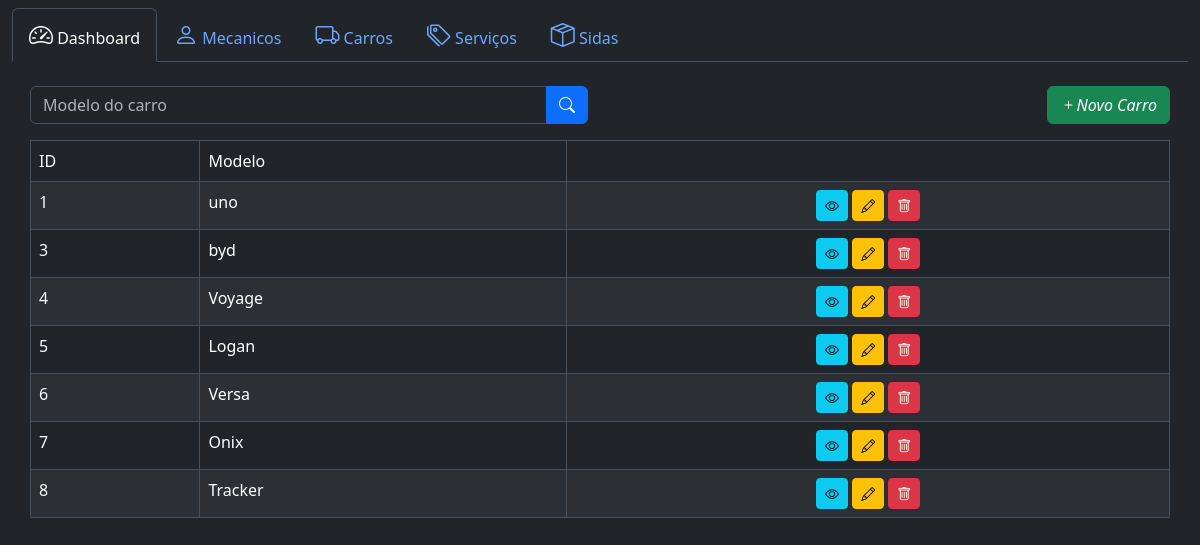
Page /car/list on the earlier database version.
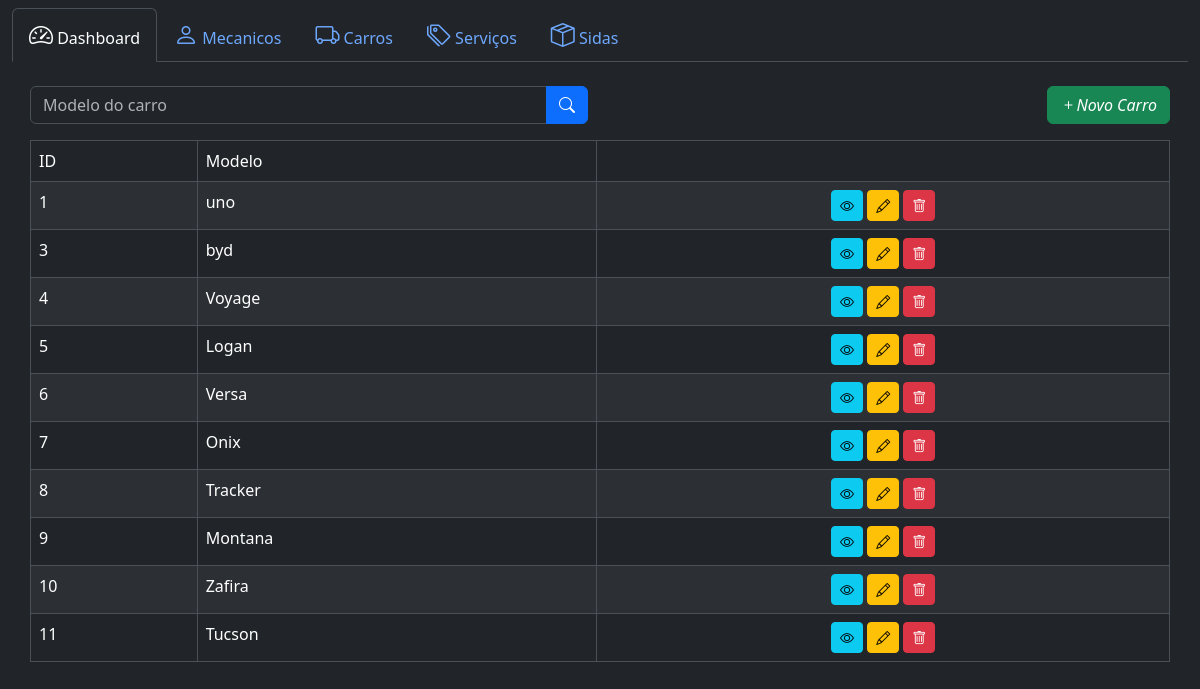
Same page on the later database version.
### oficina/models.py (models this page shows, shortened)
class Car(models.Model):
    car_model = models.CharField(max_length=255, null=False, blank=False)

### oficina/views.py (the view)
class CarListView(ListView):
    model = Car
    context_object_name = 'cars'
    template_name = 'components/car/list_car.html'
    def get_queryset(self):
        name = self.request.GET.get('car_model')
        queryset = super().get_queryset()
        if name:
            queryset = Car.objects.filter(car_model__icontains=name)
        return queryset

### oficina/templates/components/car/list_car.html (shortened to what this page needs)
{% extends "base.html" %}
{% block content %}
    <div class="row mb-3">
        <div class="col-md-8 col-lg-6">
            <form action="" method="get">
                <div class="input-group">
                    <input type="text" aria-label="car_model" class="form-control" name="car_model" placeholder="Modelo do carro" value={{request.GET.car_model}}>
                    <button type="submit" class="btn btn-primary">
                        <i class="bi bi-search"></i>
                    </button>
                </div>
            </form>
        </div>
        <div class="col-md-4 col-lg-6">
            <a href="{% url "create_car" %}" class="btn btn-success float-end">
                <i class="bi bi-plus">Novo Carro</i>
            </a>
        </div>
    </div>
    <div class="table-responsive">
        <table class="table table-striped table-bordered">
            <thead class="thead-dark">
                <tr>
                    <td>ID</td>
                    <td>Modelo</td>
                    <td></td>
                </tr>
            </thead>
            <tbody>
                {% for car in cars %}
                <tr>
                    <td>{{car.id}}</td>
                    <td>{{car.car_model}}</td>
                    <td class="text-center">
                        <a href="" class="btn btn-info btn-sm">
                            <i class="bi bi-eye"></i>
                        </a>
                        <a href="{% url "update_car" car.id %}" class="btn btn-warning btn-sm">
                            <i class="bi bi-pencil"></i>
                        </a>
                        <a href="{% url "delete_car" car.id%}" class="btn btn-danger btn-sm">
                            <i class="bi bi-trash"></i>
                        </a>
                    </td>
                </tr>
                {% endfor %}
            </tbody>
        </table>
    </div>
{% endblock content %}

### oficina/templates/base.html (shortened to what this page needs)
{% load static %}
<!DOCTYPE html>
<html lang="pt-br" data-bs-theme="dark">
<head>
    <link href="https://cdn.jsdelivr.net/npm/bootstrap@5.3.3/dist/css/bootstrap.min.css" rel="stylesheet">
    <link rel="stylesheet" href="https://cdn.jsdelivr.net/npm/bootstrap-icons@1.11.3/font/bootstrap-icons.min.css">
</head>
<body>
    <div class="container-fluid">
        <div class="col p-0">
        {% include "components/sidebar.html" %}
            <div class="container mt-4 p-0">
                <main>
                    {% block content %}{% endblock content %}
                </main>
            </div>
        </div>
    </div>
</body>
</html>

### oficina/templates/components/sidebar.html (shortened to what this page needs)
  <ul class="nav nav-tabs mt-2">
    <li class="nav-item">
      <a class="nav-link active" aria-current="page" href="{% url "list_service" %}">
        <i class="bi bi-speedometer2 fs-4"></i>
        Dashboard
      </a>
    </li>
    <li class="nav-item">
      <a class="nav-link" href="{% url "list_mechanical" %}">
        <i class="bi bi-person fs-4"></i>
        Mecanicos
      </a>
    </li>
    <li class="nav-item">
      <a class="nav-link" href="{% url "list_car" %}" >
        <i class="bi bi-truck fs-4"></i>
        Carros
      </a>
    </li>
    <li class="nav-item">
      <a class="nav-link" href="{% url "list_service" %}">
        <i class="bi bi-tags fs-4"></i>
        Serviços
      </a>
    </li>
    <li class="nav-item">
      <a class="nav-link" href="{% url "list_outflow" %}" >
        <i class="bi bi-box-seam fs-4"></i>
        Sidas
      </a>
    </li>
  </ul>

Differences in the rows shown:
added Car: id "9", car_model "Montana"
added Car: id "10", car_model "Zafira"
added Car: id "11", car_model "Tucson"
